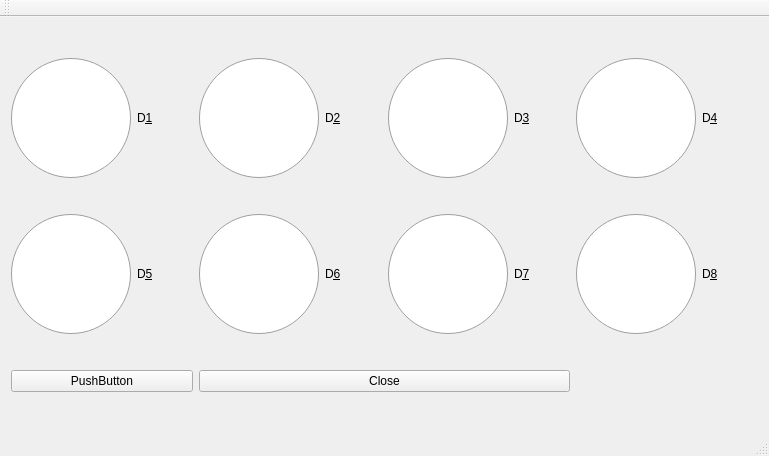
<?xml version="1.0" encoding="UTF-8"?>
<ui version="4.0">
 <class>MainWindow</class>
 <widget class="QMainWindow" name="MainWindow">
  <property name="geometry">
   <rect>
    <x>0</x>
    <y>0</y>
    <width>769</width>
    <height>456</height>
   </rect>
  </property>
  <property name="cursor">
   <cursorShape>BlankCursor</cursorShape>
  </property>
  <property name="windowTitle">
   <string>MainWindow</string>
  </property>
  <widget class="QWidget" name="centralWidget">
   <layout class="QGridLayout" name="gridLayout">
    <item row="0" column="2">
     <widget class="QRadioButton" name="LED_70">
      <property name="cursor">
       <cursorShape>BlankCursor</cursorShape>
      </property>
      <property name="styleSheet">
       <string notr="true">QRadioButton::indicator {
                        width: 120px;
                        height: 120px;
                    }</string>
      </property>
      <property name="text">
       <string>D&amp;2</string>
      </property>
     </widget>
    </item>
    <item row="0" column="4">
     <widget class="QRadioButton" name="LED_5">
      <property name="cursor">
       <cursorShape>BlankCursor</cursorShape>
      </property>
      <property name="styleSheet">
       <string notr="true">QRadioButton::indicator {
                        width: 120px;
                        height: 120px;
                    }</string>
      </property>
      <property name="text">
       <string>D&amp;4</string>
      </property>
     </widget>
    </item>
    <item row="0" column="3">
     <widget class="QRadioButton" name="LED_6">
      <property name="cursor">
       <cursorShape>BlankCursor</cursorShape>
      </property>
      <property name="styleSheet">
       <string notr="true">QRadioButton::indicator {
                        width: 120px;
                        height: 120px;
                    }</string>
      </property>
      <property name="text">
       <string>D&amp;3</string>
      </property>
     </widget>
    </item>
    <item row="2" column="2" colspan="2">
     <widget class="QPushButton" name="Close_BT">
      <property name="cursor">
       <cursorShape>BlankCursor</cursorShape>
      </property>
      <property name="text">
       <string>Close</string>
      </property>
     </widget>
    </item>
    <item row="1" column="4">
     <widget class="QRadioButton" name="LED_1">
      <property name="cursor">
       <cursorShape>BlankCursor</cursorShape>
      </property>
      <property name="styleSheet">
       <string notr="true">QRadioButton::indicator {
                        width: 120px;
                        height: 120px;
                    }</string>
      </property>
      <property name="text">
       <string>D&amp;8</string>
      </property>
     </widget>
    </item>
    <item row="1" column="3">
     <widget class="QRadioButton" name="LED_2">
      <property name="cursor">
       <cursorShape>BlankCursor</cursorShape>
      </property>
      <property name="styleSheet">
       <string notr="true">QRadioButton::indicator {
                        width: 120px;
                        height: 120px;
                    }</string>
      </property>
      <property name="text">
       <string>D&amp;7</string>
      </property>
     </widget>
    </item>
    <item row="1" column="0">
     <widget class="QRadioButton" name="LED_4">
      <property name="cursor">
       <cursorShape>BlankCursor</cursorShape>
      </property>
      <property name="styleSheet">
       <string notr="true">QRadioButton::indicator {
                        width: 120px;
                        height: 120px;
                    }</string>
      </property>
      <property name="text">
       <string>D&amp;5</string>
      </property>
     </widget>
    </item>
    <item row="0" column="0">
     <widget class="QRadioButton" name="LED_8">
      <property name="cursor">
       <cursorShape>BlankCursor</cursorShape>
      </property>
      <property name="styleSheet">
       <string notr="true">QRadioButton::indicator {
                        width: 120px;
                        height: 120px;
                    }</string>
      </property>
      <property name="text">
       <string>D&amp;1</string>
      </property>
     </widget>
    </item>
    <item row="1" column="2">
     <widget class="QRadioButton" name="LED_3">
      <property name="cursor">
       <cursorShape>BlankCursor</cursorShape>
      </property>
      <property name="styleSheet">
       <string notr="true">QRadioButton::indicator {
                        width: 120px;
                        height: 120px;
                    }</string>
      </property>
      <property name="text">
       <string>D&amp;6</string>
      </property>
     </widget>
    </item>
    <item row="2" column="0">
     <widget class="QPushButton" name="pushButton3">
      <property name="text">
       <string>PushButton</string>
      </property>
     </widget>
    </item>
   </layout>
  </widget>
  <widget class="QMenuBar" name="menuBar">
   <property name="geometry">
    <rect>
     <x>0</x>
     <y>0</y>
     <width>769</width>
     <height>22</height>
    </rect>
   </property>
  </widget>
  <widget class="QToolBar" name="mainToolBar">
   <attribute name="toolBarArea">
    <enum>TopToolBarArea</enum>
   </attribute>
   <attribute name="toolBarBreak">
    <bool>false</bool>
   </attribute>
  </widget>
  <widget class="QStatusBar" name="statusBar"/>
 </widget>
 <layoutdefault spacing="6" margin="11"/>
 <resources/>
 <connections/>
</ui>
